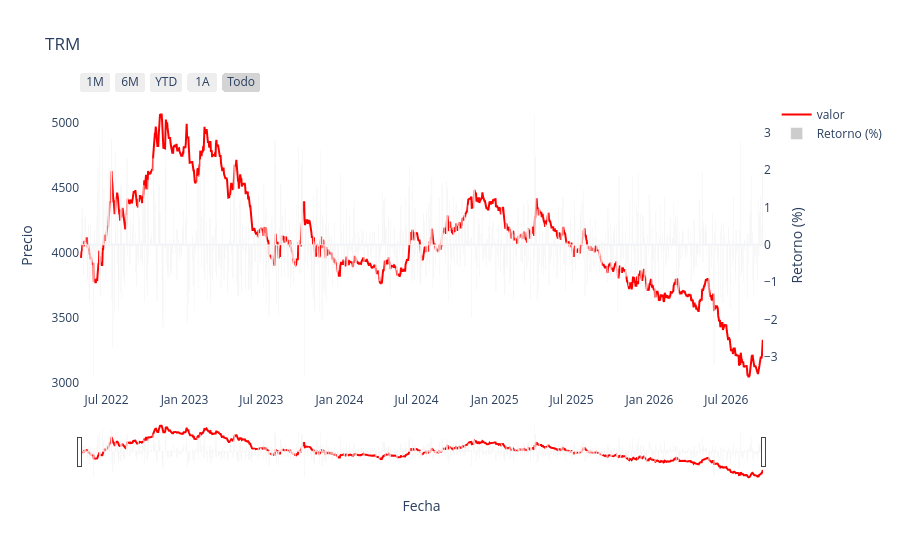

Notebook cell for this chart:
### Code cell
plotly_oneplot_prueba(data = fullTRM, x_col="fecha", y_col="valor", plot_title="TRM", color_in="red")

### Figure 1 — Plotly figure (JSON) as saved in the notebook; plotly's stock layout.template omitted (floating-point values rounded to 4 significant figures; data arrays with more than 128 entries replaced by an {"elided": "..."} marker saying what was removed)
{"data": [{"line": {"color": "red", "dash": "solid"}, "mode": "lines", "name": "valor", "type": "scatter", "x": {"elided": "1610 str values"}, "y": {"elided": "1610 float values"}}, {"marker": {"color": "rgba(128, 128, 128, 0.4)"}, "name": "Retorno (%)", "type": "bar", "x": {"elided": "1610 str values"}, "y": {"elided": "1610 float values"}, "yaxis": "y2"}], "layout": {"hovermode": "x unified", "title": {"text": "TRM"}, "xaxis": {"rangeselector": {"buttons": [{"count": 1, "label": "1M", "step": "month", "stepmode": "backward"}, {"count": 6, "label": "6M", "step": "month", "stepmode": "backward"}, {"count": 1, "label": "YTD", "step": "year", "stepmode": "todate"}, {"count": 1, "label": "1A", "step": "year", "stepmode": "backward"}, {"label": "Todo", "step": "all"}]}, "rangeslider": {"visible": true}, "title": {"text": "Fecha"}, "type": "date"}, "yaxis": {"autorange": true, "fixedrange": false, "showgrid": false, "title": {"text": "Precio"}}, "yaxis2": {"autorange": true, "fixedrange": false, "overlaying": "y", "showgrid": false, "side": "right", "title": {"text": "Retorno (%)"}, "zeroline": true}}}
